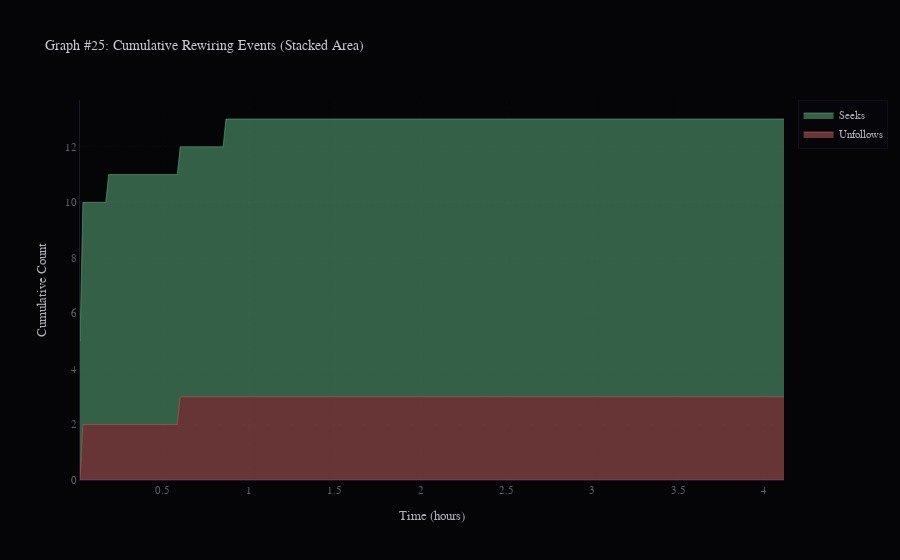

This figure's notebook cell:
### Code cell
# Graph #25: Rewiring Events (Fix 10: stacked area chart)
def plotly_g25():
    fig_p = go.Figure()
    fig_p.add_trace(go.Scatter(x=times_h, y=tl["cumulative_unfollows"], mode='lines', name='Unfollows',
        stackgroup='one', line=dict(color=C_RUMOR, width=0.5)))
    fig_p.add_trace(go.Scatter(x=times_h, y=tl["cumulative_seeks"], mode='lines', name='Seeks',
        stackgroup='one', line=dict(color=C_FC, width=0.5)))
    fig_p.update_layout(title='Graph #25: Cumulative Rewiring Events (Stacked Area)', xaxis_title='Time (hours)', yaxis_title='Cumulative Count')
    return fig_p

def plot_g25(fig, ax, dark=True):
    c1 = C_RUMOR if dark else '#cc3333'; c2 = C_FC if dark else '#339966'
    unfollows = np.array(tl["cumulative_unfollows"], dtype=float)
    seeks = np.array(tl["cumulative_seeks"], dtype=float)
    ax.fill_between(times_h, 0, unfollows, alpha=0.6, color=c1, label='Unfollows', linewidth=0)
    ax.fill_between(times_h, unfollows, unfollows + seeks, alpha=0.6, color=c2, label='Seeks', linewidth=0)
    l1, = ax.plot(times_h, unfollows, color=c1, linewidth=0.8)
    l2, = ax.plot(times_h, unfollows + seeks, color=c2, linewidth=0.8)
    if dark:
        add_subtle_glow(l1, glow_width=2, glow_alpha=0.15)
        add_subtle_glow(l2, glow_width=2, glow_alpha=0.15)
    ax.set_xlabel('Time (hours)'); ax.set_ylabel('Cumulative Count (stacked)')
    ax.set_title('Graph #25: Cumulative Rewiring Events (Stacked Area)'); ax.legend(); ax.grid(True)

plot_dual(25, 'rewiring_events', plot_g25, plotly_g25)

### Figure 1 — Plotly figure (JSON) as saved in the notebook; plotly's stock layout.template omitted (floating-point values rounded to 4 significant figures; data arrays with more than 128 entries replaced by an {"elided": "..."} marker saying what was removed)
{"data": [{"line": {"color": "#cc6666", "width": 0.5}, "mode": "lines", "name": "Unfollows", "stackgroup": "one", "type": "scatter", "x": {"elided": "247 float values"}, "y": {"elided": "247 int values"}}, {"line": {"color": "#66bb88", "width": 0.5}, "mode": "lines", "name": "Seeks", "stackgroup": "one", "type": "scatter", "x": {"elided": "247 float values"}, "y": {"elided": "247 int values"}}], "layout": {"font": {"color": "#b0b0b8", "family": "Courier New, monospace", "size": 11}, "legend": {"bgcolor": "rgba(8,8,12,0.6)", "bordercolor": "#1a1a2a", "borderwidth": 0.5}, "paper_bgcolor": "#050508", "plot_bgcolor": "#050508", "title": {"font": {"color": "#c8c8d0", "size": 14}, "text": "Graph #25: Cumulative Rewiring Events (Stacked Area)"}, "xaxis": {"gridcolor": "#111118", "griddash": "dot", "gridwidth": 0.4, "linecolor": "#1a1a2a", "tickfont": {"color": "#606068"}, "title": {"text": "Time (hours)"}, "zerolinecolor": "#1a1a2a"}, "yaxis": {"gridcolor": "#111118", "griddash": "dot", "gridwidth": 0.4, "linecolor": "#1a1a2a", "tickfont": {"color": "#606068"}, "title": {"text": "Cumulative Count"}, "zerolinecolor": "#1a1a2a"}}}
